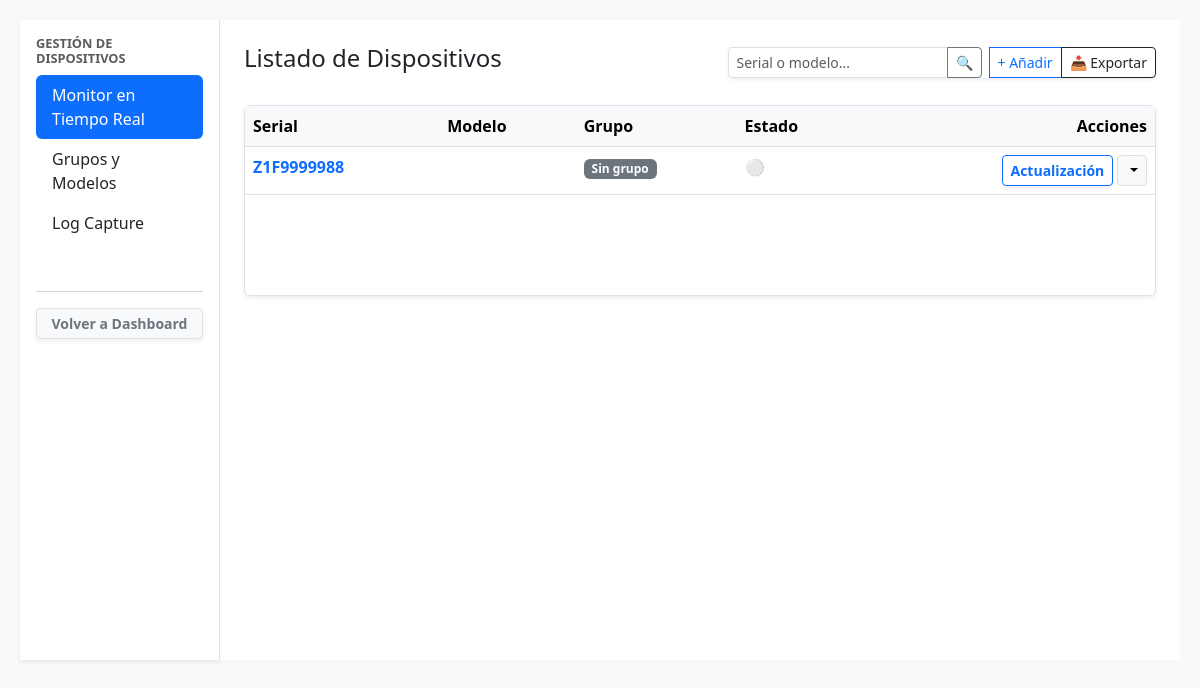
Page /dispositivos/ (signed in) on the earlier database version.
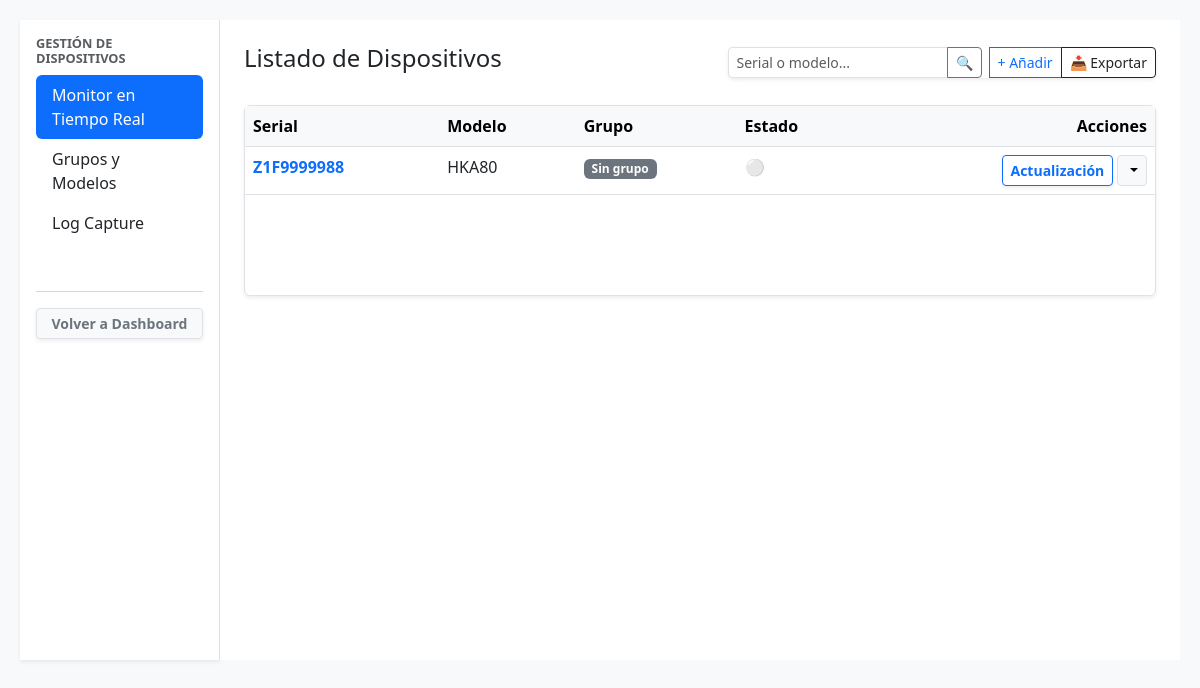
Same page on the later database version.
### impresoras/models.py (models this page shows, shortened)
class Dispositivo(models.Model):
    validar_serial = RegexValidator(
        regex=r'^[A-Z0-9]{10}$',
        message="El serial solo puede contener letras mayúsculas y números, sin espacios (ej. Z1F9999988).",
        code="serial_invalido"
    )
    serial = models.CharField(max_length=50, unique=True, validators=[validar_serial], help_text="Ingrese el serial exacto del equipo.")
    modelo = models.ForeignKey(ModeloEquipo, on_delete=models.CASCADE, related_name='dispositivos', null=True, blank=True)
    grupo = models.ForeignKey(Grupo, on_delete=models.SET_NULL,null=True, blank=True)
    fecha_registro = models.DateTimeField(auto_now_add=True)
    ultimo_sts1 = models.IntegerField(null=True, blank=True)
    ultimo_sts2 = models.IntegerField(null=True, blank=True)
    ultima_conexion = models.DateTimeField(null=True, blank=True)
    fw_ismart_instalado = models.CharField(max_length=20, default="Desconocida", blank=True)
    fw_printer_instalado = models.CharField(max_length=20, default="Desconocida", blank=True)
    firmware_actual = models.ForeignKey(VersionFirmware, on_delete=models.SET_NULL, null=True, blank=True, related_name='equipos_instalados')

class ModeloEquipo(models.Model):
    nombre = models.CharField(max_length=100, unique=True)
    marca = models.CharField(max_length=100, blank=True, null=True)
    def __str__(self):
        if self.marca:
            return f"{self.marca} {self.nombre}"
        return self.nombre

### impresoras/views.py (the view)
# urls.py: path('dispositivos/', lista_dispositivos, name='dispositivos_lista'),
@login_required
def lista_dispositivos(request):
    query = request.GET.get('buscar')
    dispositivos = Dispositivo.objects.all()
    proyectos_disponibles = ProyectoFirmware.objects.prefetch_related('versiones').all()
    if query:
        dispositivos = dispositivos.filter(
            Q(serial__icontains=query) | Q(modelo__icontains=query)
        )
    if request.method == 'POST':
        form = DispositivoForm(request.POST)
        if form.is_valid():
            form.save()
            return redirect('dispositivos_lista')
    else:
        form = DispositivoForm()
    grupos = Grupo.objects.all()
    modelos = ModeloEquipo.objects.all()
    context = {
        'dispositivos': dispositivos,
        'form': form,
        'grupos': grupos,
        'modelos': modelos,
        'proyectos_disponibles': proyectos_disponibles,
    }
    return render(request, 'lista_dispositivos.html', context)

### impresoras/forms.py
class DispositivoForm(forms.ModelForm):
    class Meta:
        model = Dispositivo
        fields = ['serial', 'modelo', 'grupo']
        widgets = {
            'serial': forms.TextInput(attrs={
                'class': 'form-control',
                'placeholder': 'Ej: Z1F9999988',
                'minlength': '10',
                'maxlength': '10',
                'pattern': '^[A-Z0-9]{10}$',
                'title': 'El serial debe tener exactamente 10 caracteres alfanumericos sin espacios.',
                'required': True
            }),
            'modelo': forms.Select(attrs={'class': 'form-control', 'required': True}),
            'grupo': forms.Select(attrs={'class': 'form-control'}),
        }

### impresoras/models.py (called while the page is built)
    def __str__(self):
        return self.nombre

### templates/lista_dispositivos.html (shortened to what this page needs)
{% extends 'dispositivos_base.html' %}
{% block dispositivos_content %}
<div class="p-4">
    <div class="d-flex justify-content-between align-items-center mb-4">
        <h4>Listado de Dispositivos</h4>
        <div class="btn-group shadow-sm">
            <form method="GET" action="{% url 'dispositivos_lista' %}" class="d-flex me-2">
                <div class="input-group input-group-sm">
                    <input type="text" name="buscar" class="form-control" placeholder="Serial o modelo..." value="{{ request.GET.buscar }}">
                    <button class="btn btn-outline-secondary" type="submit">🔍</button>
                </div>
            </form>
            <button class="btn btn-sm btn-outline-primary" data-bs-toggle="modal" data-bs-target="#modalAñadir">+ Añadir</button>
            <a href="{% url 'exportar_excel' %}?buscar={{ request.GET.buscar }}" class="btn btn-sm btn-outline-dark d-flex align-items-center">
                📥 Exportar
            </a>
        </div>
    </div>
    <div class="table-responsive shadow-sm border rounded">
        <table class="table table-hover mb-0">
            <thead class="table-light">
                <tr>
                    <th>Serial</th>
                    <th>Modelo</th>
                    <th>Grupo</th>
                    <th>Estado</th>
                    <th class="text-end">Acciones</th> </tr>
            </thead>
            <tbody>
                {% for equipo in dispositivos %}
                    <tr>
                        <td>
                            <a href="#" class="text-decoration-none fw-bold"
                            data-bs-toggle="modal"
                            data-bs-target="#modalMonitor"
                            data-serial="{{ equipo.serial }}">
                                {{ equipo.serial }}
                            </a>
                        </td>
                        <td>{{ equipo.modelo.nombre }}</td>
                        <td><span class="badge bg-secondary">{{ equipo.grupo.nombre|default:"Sin grupo" }}</span></td>
                        <td id="indicador-{{ equipo.serial }}">
                            <span class="text-muted" title="Esperando conexión...">⚪</span>
                        </td>
                        <td class="text-end" style="overflow: visible;">
                            <div class="dropdown">
                                <button class="btn btn-sm btn-outline-primary fw-bold shadow-sm" data-bs-toggle="modal" data-bs-target="#modalOta-{{ equipo.id }}">
                                     Actualización
                                </button>
                                <button class="btn btn-sm btn-light border dropdown-toggle"
                                        type="button"
                                        data-bs-toggle="dropdown"
                                        aria-expanded="false">
                                </button>
                            </div>
                        </td>
                    </tr>
                {% empty %}
                    <tr>
                        <td colspan="4" class="text-center text-muted">
                            No se encontraron dispositivos que coincidan con la búsqueda...
                        </td>
                    </tr>
                {% endfor %}
            </tbody>
        </table>
    </div>
</div>
{% endblock %}

Differences in the rows shown:
removed Dispositivo: serial "Z1F9999988", grupo.nombre "Sin grupo"
added Dispositivo: serial "Z1F9999988", modelo.nombre "HKA80", grupo.nombre "Sin grupo"
